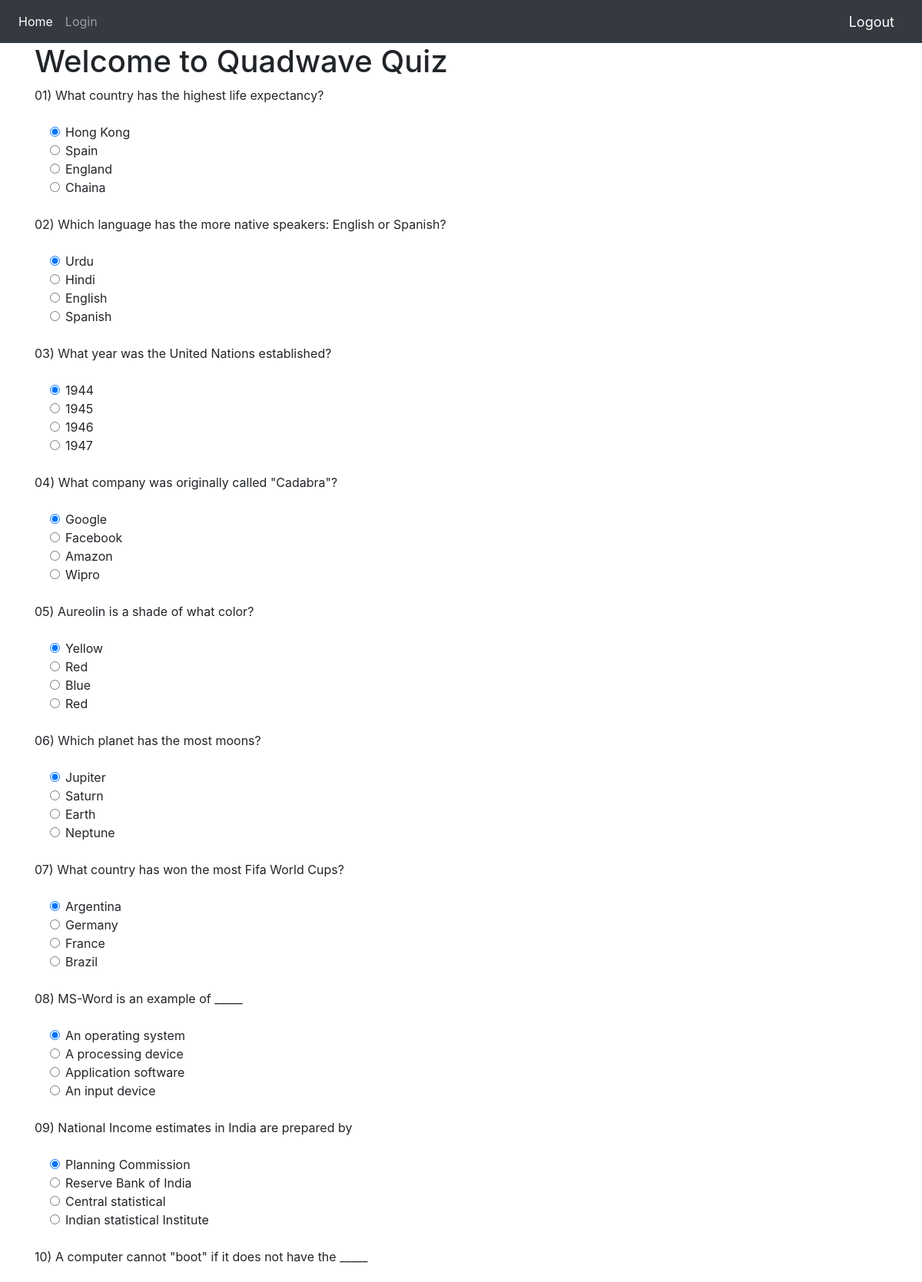
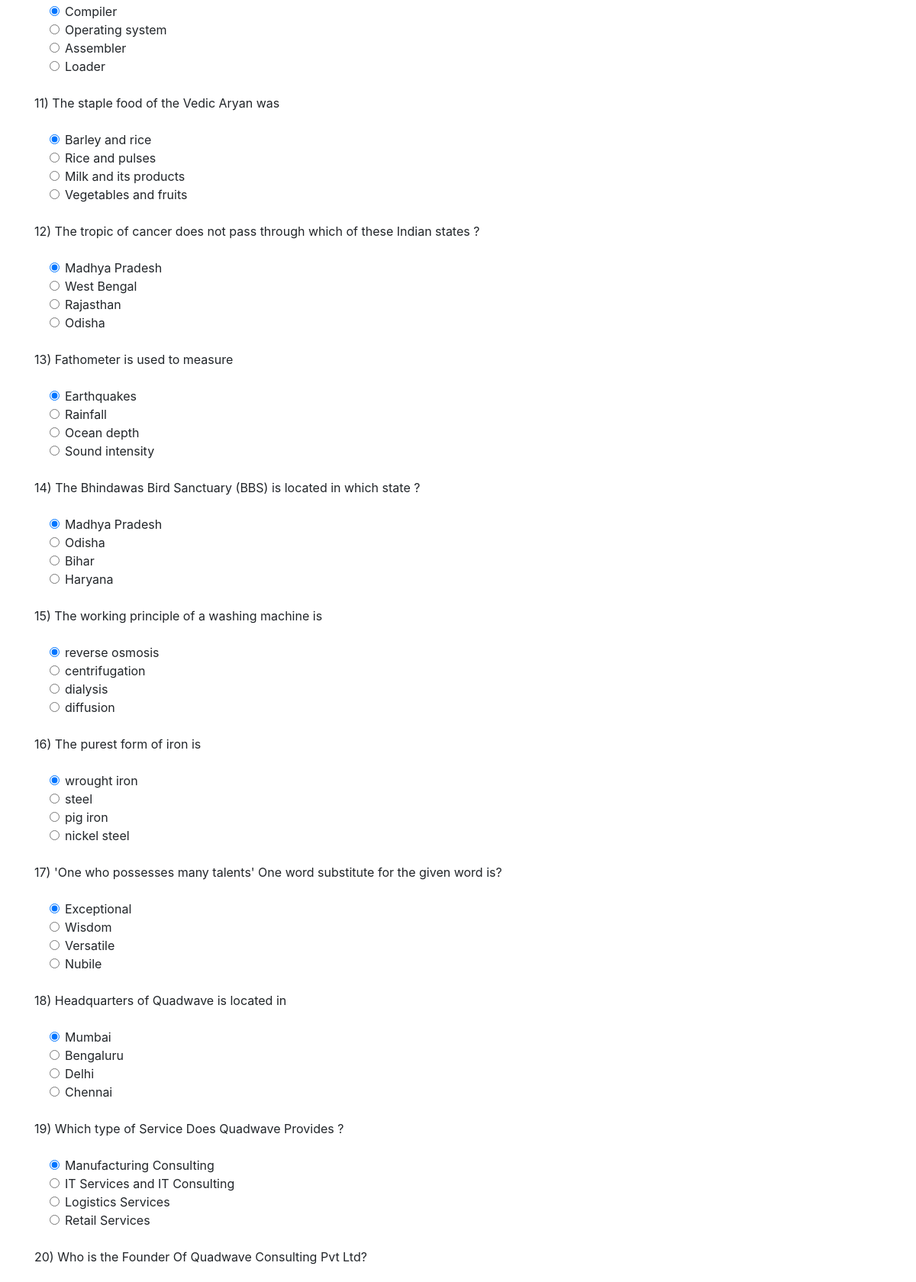
The page / (upper part) on the database its author committed (2 pictures, top to bottom).
### Quiz/models.py (models this page shows, shortened)
class QuesModel(models.Model):
    question = models.CharField(max_length=200, null=True)
    op1 = models.CharField(max_length=200, null=True)
    op2 = models.CharField(max_length=200, null=True)
    op3 = models.CharField(max_length=200, null=True)
    op4 = models.CharField(max_length=200, null=True)
    ans = models.CharField(max_length=200, null=True)

### Quiz/views.py (the view)
# urls.py: 2. Add a URL to urlpatterns:  path('', views.home, name='home')
def home(request):
    if request.method == 'POST':
        print(request.POST)
        questions=QuesModel.objects.all()
        score=0
        wrong=0
        correct=0
        total=0
        for q in questions:
            total+=1
            print(request.POST.get(q.question))
            print(q.ans)
            print()
            if q.ans ==  request.POST.get(q.question):
                score+=10
                correct+=1
            else:
                wrong+=1
        percent = score/(total*10) *100
        context = {
            'score':score,
            'time': request.POST.get('timer'),
            'correct':correct,
            'wrong':wrong,
            'percent':percent,
            'total':total
        }
        return render(request,'Quiz/result.html',context)
    else:
        questions=QuesModel.objects.all()
        context = {
            'questions':questions
        }
        return render(request,'Quiz/home.html',context)

### Quiz/templates/Quiz/home.html (shortened to what this page needs)
{% extends 'Quiz/dependencies.html' %}
{% block content %}
{% load static %}
<div class="container ">
<h1>Welcome to Quadwave Quiz</h1>
 <form method='post' action=''>
    {% for q  in questions%}
    <div class="form-group">
      <label for="question">{{q.question}}</label>
    </div>
    <div class="form-check">
        <div class="form-check">
            <input class="form-check-input" type="radio" name="{{q.question}}" id="gridRadios1" value="option1" checked>
            <label class="form-check-label" for="gridRadios1">
                {{q.op1}}
            </label>
        </div>
        <div class="form-check">
            <input class="form-check-input" type="radio" name="{{q.question}}" id="gridRadios2" value="option2">
            <label class="form-check-label" for="gridRadios2">
                {{q.op2}}
            </label>
        </div>
        <div class="form-check">
            <input class="form-check-input" type="radio" name="{{q.question}}" id="gridRadios1" value="option3">
            <label class="form-check-label" for="gridRadios1">
                {{q.op3}}
            </label>
        </div>
        <div class="form-check">
            <input class="form-check-input" type="radio" name="{{q.question}}" id="gridRadios2" value="option4">
            <label class="form-check-label" for="gridRadios2">
                {{q.op4}}
            </label>
        </div>
        <br>
    </div>
    {% endfor %}
    <br>
  </form>
</div>
{% endblock %}

### Quiz/templates/Quiz/dependencies.html (shortened to what this page needs)
{% load static %}
<html>
    <head>
        <link rel="stylesheet" href="https://stackpath.bootstrapcdn.com/bootstrap/4.5.0/css/bootstrap.min.css">
    </head>
    <body>
        {% include 'Quiz/navbar.html' %}
        {% block content %}
        {% endblock %}
        <br>
    </body>
</html>

### Quiz/templates/Quiz/navbar.html (shortened to what this page needs)
{% load static %}
<nav class="navbar navbar-expand-lg navbar-dark bg-dark">
  <div class="collapse navbar-collapse" id="navbarNav">
    <ul class="navbar-nav">
      <li class="nav-item active">
        <a class="nav-link" href="{% url 'home' %}">Home</a>
      </li>
      <li class="nav-item">
        <a class="nav-link" href="{% url 'login' %}">Login</a>
      </li>
    </ul>
  </div>
  <span ><a  class="greet" href="{% url 'logout' %}">Logout</a></span>
</nav>

### Quiz/templates/Quiz/navbar.html (style rules this page uses)
.greet { font-size: 18px; color: #fff; margin-right: 20px; }

### rows shown on the page
QuesModel: question "01) What country has the highest life expectancy?", op1 "Hong Kong", op2 "Spain", op3 "England", op4 "Chaina"
QuesModel: question "02) Which language has the more native speakers: English or Spanish?", op1 "Urdu", op2 "Hindi", op3 "English", op4 "Spanish"
QuesModel: question "03) What year was the United Nations established?", op1 "1944", op2 "1945", op3 "1946", op4 "1947"
QuesModel: question "04) What company was originally called \"Cadabra\"?", op1 "Google", op2 "Facebook", op3 "Amazon", op4 "Wipro"
QuesModel: question "05) Aureolin is a shade of what color?", op1 "Yellow", op2 "Red", op3 "Blue", op4 "Red"
QuesModel: question "06) Which planet has the most moons?", op1 "Jupiter", op2 "Saturn", op3 "Earth", op4 "Neptune"
QuesModel: question "07) What country has won the most Fifa World Cups?", op1 "Argentina", op2 "Germany", op3 "France", op4 "Brazil"
QuesModel: question "08) MS-Word is an example of _____", op1 "An operating system", op2 "A processing device", op3 "Application software", op4 "An input device"
QuesModel: question "09) National Income estimates in India are prepared by", op1 "Planning Commission", op2 "Reserve Bank of India", op3 "Central statistical", op4 "Indian statistical Institute"
QuesModel: question "10) A computer cannot \"boot\" if it does not have the _____", op1 "Compiler", op2 "Operating system", op3 "Assembler", op4 "Loader"
QuesModel: question "11) The staple food of the Vedic Aryan was", op1 "Barley and rice", op2 "Rice and pulses", op3 "Milk and its products", op4 "Vegetables and fruits"
QuesModel: question "12) The tropic of cancer does not pass through which of these Indian states ?", op1 "Madhya Pradesh", op2 "West Bengal", op3 "Rajasthan", op4 "Odisha"
QuesModel: question "13) Fathometer is used to measure", op1 "Earthquakes", op2 "Rainfall", op3 "Ocean depth", op4 "Sound intensity"
QuesModel: question "14) The Bhindawas Bird Sanctuary (BBS) is located in which state ?", op1 "Madhya Pradesh", op2 "Odisha", op3 "Bihar", op4 "Haryana"
QuesModel: question "15) The working principle of a washing machine is", op1 "reverse osmosis", op2 "centrifugation", op3 "dialysis", op4 "diffusion"
QuesModel: question "16) The purest form of iron is", op1 "wrought iron", op2 "steel", op3 "pig iron", op4 "nickel steel"
QuesModel: question "17) 'One who possesses many talents' One word substitute for the given word is?", op1 "Exceptional", op2 "Wisdom", op3 "Versatile", op4 "Nubile"
QuesModel: question "18) Headquarters of Quadwave is located in", op1 "Mumbai", op2 "Bengaluru", op3 "Delhi", op4 "Chennai"
QuesModel: question "19) Which type of Service Does Quadwave Provides ?", op1 "Manufacturing Consulting", op2 "IT Services and IT Consulting", op3 "Logistics Services", op4 "Retail Services"
QuesModel: question "20) Who is the Founder Of Quadwave Consulting Pvt Ltd?"
